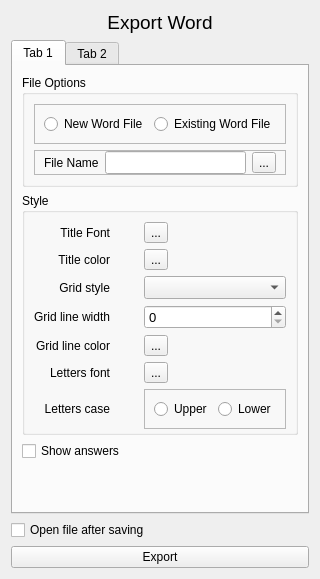
        <widget class="QWidget" name="page_2">
         <layout class="QVBoxLayout" name="verticalLayout_7">
          <item>
           <widget class="QLabel" name="label_66">
            <property name="font">
             <font>
              <pointsize>14</pointsize>
             </font>
            </property>
            <property name="text">
             <string>Export Word</string>
            </property>
            <property name="alignment">
             <set>Qt::AlignCenter</set>
            </property>
           </widget>
          </item>
          <item>
           <widget class="QTabWidget" name="tabWidget_2">
            <property name="currentIndex">
             <number>0</number>
            </property>
            <widget class="QWidget" name="tab_3">
             <attribute name="title">
              <string>Tab 1</string>
             </attribute>
             <layout class="QVBoxLayout" name="verticalLayout_23">
              <item>
               <widget class="QGroupBox" name="groupBox_8">
                <property name="title">
                 <string>File Options</string>
                </property>
                <layout class="QVBoxLayout" name="verticalLayout_13">
                 <item>
                  <widget class="QFrame" name="frame_19">
                   <property name="frameShape">
                    <enum>QFrame::StyledPanel</enum>
                   </property>
                   <property name="frameShadow">
                    <enum>QFrame::Raised</enum>
                   </property>
                   <layout class="QHBoxLayout" name="horizontalLayout_11">
                    <item>
                     <widget class="QRadioButton" name="radioButton_11">
                      <property name="font">
                       <font>
                        <pointsize>9</pointsize>
                       </font>
                      </property>
                      <property name="text">
                       <string>New Word File</string>
                      </property>
                     </widget>
                    </item>
                    <item>
                     <widget class="QRadioButton" name="radioButton_12">
                      <property name="font">
                       <font>
                        <pointsize>9</pointsize>
                       </font>
                      </property>
                      <property name="text">
                       <string>Existing Word File</string>
                      </property>
                     </widget>
                    </item>
                   </layout>
                  </widget>
                 </item>
                 <item>
                  <widget class="QFrame" name="frame_20">
                   <property name="frameShape">
                    <enum>QFrame::StyledPanel</enum>
                   </property>
                   <property name="frameShadow">
                    <enum>QFrame::Raised</enum>
                   </property>
                   <layout class="QGridLayout" name="gridLayout_7">
                    <property name="topMargin">
                     <number>0</number>
                    </property>
                    <property name="bottomMargin">
                     <number>0</number>
                    </property>
                    <item row="0" column="0">
                     <widget class="QLabel" name="label_24">
                      <property name="font">
                       <font>
                        <pointsize>9</pointsize>
                       </font>
                      </property>
                      <property name="text">
                       <string>File Name</string>
                      </property>
                     </widget>
                    </item>
                    <item row="0" column="1">
                     <widget class="QLineEdit" name="filename_word">
                      <property name="font">
                       <font>
                        <pointsize>10</pointsize>
                       </font>
                      </property>
                     </widget>
                    </item>
                    <item row="0" column="2">
                     <widget class="QToolButton" name="save_btn_word">
                      <property name="text">
                       <string>...</string>
                      </property>
                     </widget>
                    </item>
                   </layout>
                  </widget>
                 </item>
                </layout>
               </widget>
              </item>
              <item>
               <widget class="QGroupBox" name="groupBox_9">
                <property name="font">
                 <font>
                  <pointsize>9</pointsize>
                 </font>
                </property>
                <property name="title">
                 <string>Style</string>
                </property>
                <layout class="QGridLayout" name="gridLayout_8" columnstretch="0,0,1" rowminimumheight="0,0,0,0,0,0,0">
                 <property name="topMargin">
                  <number>9</number>
                 </property>
                 <property name="bottomMargin">
                  <number>3</number>
                 </property>
                 <item row="5" column="1">
                  <widget class="QLabel" name="label_30">
                   <property name="text">
                    <string/>
                   </property>
                  </widget>
                 </item>
                 <item row="6" column="2">
                  <widget class="QFrame" name="frame_21">
                   <property name="frameShape">
                    <enum>QFrame::StyledPanel</enum>
                   </property>
                   <property name="frameShadow">
                    <enum>QFrame::Raised</enum>
                   </property>
                   <layout class="QHBoxLayout" name="horizontalLayout_12">
                    <item>
                     <widget class="QRadioButton" name="radioButton_13">
                      <property name="font">
                       <font>
                        <pointsize>9</pointsize>
                       </font>
                      </property>
                      <property name="text">
                       <string>Upper</string>
                      </property>
                     </widget>
                    </item>
                    <item>
                     <widget class="QRadioButton" name="radioButton_14">
                      <property name="font">
                       <font>
                        <pointsize>9</pointsize>
                       </font>
                      </property>
                      <property name="text">
                       <string>Lower</string>
                      </property>
                     </widget>
                    </item>
                   </layout>
                  </widget>
                 </item>
                 <item row="1" column="2">
                  <widget class="QToolButton" name="toolButton_12">
                   <property name="text">
                    <string>...</string>
                   </property>
                  </widget>
                 </item>
                 <item row="5" column="0">
                  <widget class="QLabel" name="label_31">
                   <property name="font">
                    <font>
                     <pointsize>9</pointsize>
                    </font>
                   </property>
                   <property name="text">
                    <string>Letters font</string>
                   </property>
                   <property name="alignment">
                    <set>Qt::AlignRight|Qt::AlignTrailing|Qt::AlignVCenter</set>
                   </property>
                  </widget>
                 </item>
                 <item row="0" column="1">
                  <widget class="QLabel" name="label_33">
                   <property name="maximumSize">
                    <size>
                     <width>60</width>
                     <height>16777215</height>
                    </size>
                   </property>
                   <property name="text">
                    <string/>
                   </property>
                  </widget>
                 </item>
                 <item row="3" column="2">
                  <widget class="QSpinBox" name="spinBox_6">
                   <property name="font">
                    <font>
                     <pointsize>10</pointsize>
                    </font>
                   </property>
                  </widget>
                 </item>
                 <item row="1" column="1">
                  <widget class="QLabel" name="label_34">
                   <property name="text">
                    <string/>
                   </property>
                  </widget>
                 </item>
                 <item row="5" column="2">
                  <widget class="QToolButton" name="toolButton_13">
                   <property name="text">
                    <string>...</string>
                   </property>
                  </widget>
                 </item>
                 <item row="3" column="0">
                  <widget class="QLabel" name="label_35">
                   <property name="font">
                    <font>
                     <pointsize>9</pointsize>
                    </font>
                   </property>
                   <property name="text">
                    <string>Grid line width</string>
                   </property>
                   <property name="alignment">
                    <set>Qt::AlignRight|Qt::AlignTrailing|Qt::AlignVCenter</set>
                   </property>
                  </widget>
                 </item>
                 <item row="4" column="0">
                  <widget class="QLabel" name="label_36">
                   <property name="font">
                    <font>
                     <pointsize>9</pointsize>
                    </font>
                   </property>
                   <property name="text">
                    <string>Grid line color</string>
                   </property>
                   <property name="alignment">
                    <set>Qt::AlignRight|Qt::AlignTrailing|Qt::AlignVCenter</set>
                   </property>
                  </widget>
                 </item>
                 <item row="2" column="0">
                  <widget class="QLabel" name="label_37">
                   <property name="font">
                    <font>
                     <pointsize>9</pointsize>
                    </font>
                   </property>
                   <property name="text">
                    <string>Grid style</string>
                   </property>
                   <property name="alignment">
                    <set>Qt::AlignRight|Qt::AlignTrailing|Qt::AlignVCenter</set>
                   </property>
                  </widget>
                 </item>
                 <item row="0" column="2">
                  <widget class="QToolButton" name="toolButton_14">
                   <property name="text">
                    <string>...</string>
                   </property>
                  </widget>
                 </item>
                 <item row="0" column="0">
                  <widget class="QLabel" name="label_38">
                   <property name="font">
                    <font>
                     <pointsize>9</pointsize>
                    </font>
                   </property>
                   <property name="text">
                    <string>Title Font</string>
                   </property>
                   <property name="alignment">
                    <set>Qt::AlignRight|Qt::AlignTrailing|Qt::AlignVCenter</set>
                   </property>
                  </widget>
                 </item>
                 <item row="4" column="1">
                  <widget class="QLabel" name="label_39">
                   <property name="text">
                    <string/>
                   </property>
                  </widget>
                 </item>
                 <item row="2" column="2">
                  <widget class="QComboBox" name="comboBox_4">
                   <property name="font">
                    <font>
                     <pointsize>10</pointsize>
                    </font>
                   </property>
                  </widget>
                 </item>
                 <item row="4" column="2">
                  <widget class="QToolButton" name="toolButton_15">
                   <property name="text">
                    <string>...</string>
                   </property>
                  </widget>
                 </item>
                 <item row="1" column="0">
                  <widget class="QLabel" name="label_40">
                   <property name="font">
                    <font>
                     <pointsize>9</pointsize>
                    </font>
                   </property>
                   <property name="text">
                    <string>Title color</string>
                   </property>
                   <property name="alignment">
                    <set>Qt::AlignRight|Qt::AlignTrailing|Qt::AlignVCenter</set>
                   </property>
                  </widget>
                 </item>
                 <item row="6" column="0">
                  <widget class="QLabel" name="label_41">
                   <property name="font">
                    <font>
                     <pointsize>9</pointsize>
                    </font>
                   </property>
                   <property name="text">
                    <string>Letters case</string>
                   </property>
                   <property name="alignment">
                    <set>Qt::AlignRight|Qt::AlignTrailing|Qt::AlignVCenter</set>
                   </property>
                  </widget>
                 </item>
                </layout>
               </widget>
              </item>
              <item>
               <widget class="QCheckBox" name="show_answers_word">
                <property name="text">
                 <string>Show answers</string>
                </property>
               </widget>
              </item>
              <item>
               <spacer name="verticalSpacer_7">
                <property name="orientation">
                 <enum>Qt::Vertical</enum>
                </property>
                <property name="sizeHint" stdset="0">
                 <size>
                  <width>20</width>
                  <height>40</height>
                 </size>
                </property>
               </spacer>
              </item>
             </layout>
            </widget>
            <widget class="QWidget" name="tab_4">
             <attribute name="title">
              <string>Tab 2</string>
             </attribute>
            </widget>
           </widget>
          </item>
          <item>
           <widget class="QCheckBox" name="open_file_word">
            <property name="text">
             <string>Open file after saving</string>
            </property>
           </widget>
          </item>
          <item>
           <widget class="QPushButton" name="export_btn_word">
            <property name="text">
             <string>Export</string>
            </property>
           </widget>
          </item>
         </layout>
        </widget>
